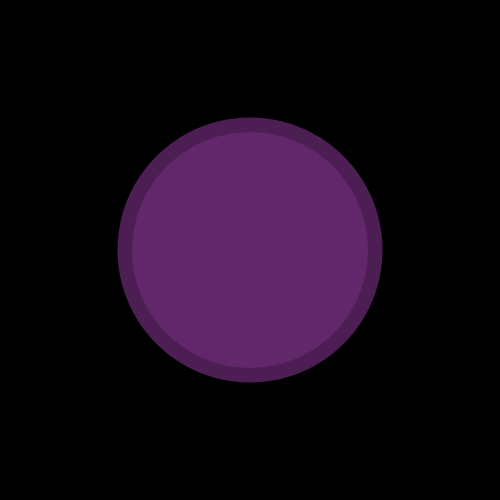
Frame 1 (no input)
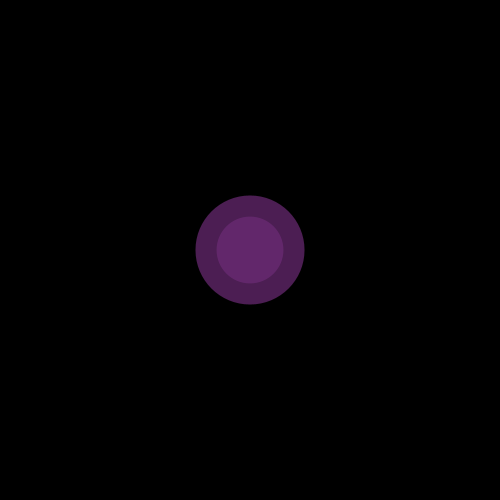
Frame 60 (the mouse pressed at the canvas centre just before this capture)
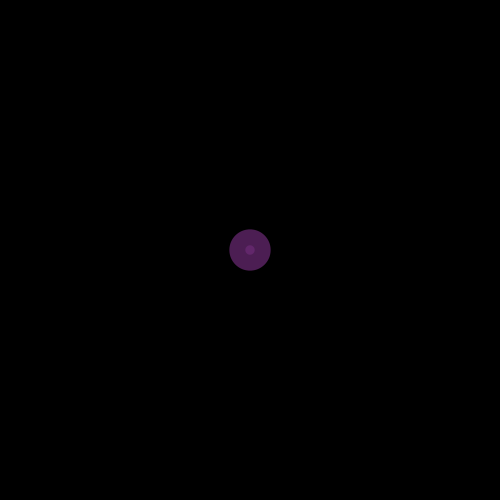
Frame 120 (the mouse held since frame 60 and released just before this capture)

The Processing sketch that drew these frames (run headless with seeded random() and noise(); from frame 60 on, the mouse is pressed at the canvas centre):

// Processing sketch: processing_167709
// ── processing_167709.pde

float angle=0.0;
float speed=0.05;
void setup(){
  size(500,500);
  noStroke();
  smooth();
  fill(108,42,118,180);
}
void draw(){
  background(0);
  //circlehase(0.0);
  circlePhase(QUARTER_PI);
  circlePhase(HALF_PI);
  angle+=speed;
}
void circlePhase(float phase){
  float diameter=165+(sin(angle+phase)*100);
  ellipse(250,250,diameter-mouseX,diameter-mouseY);
}
